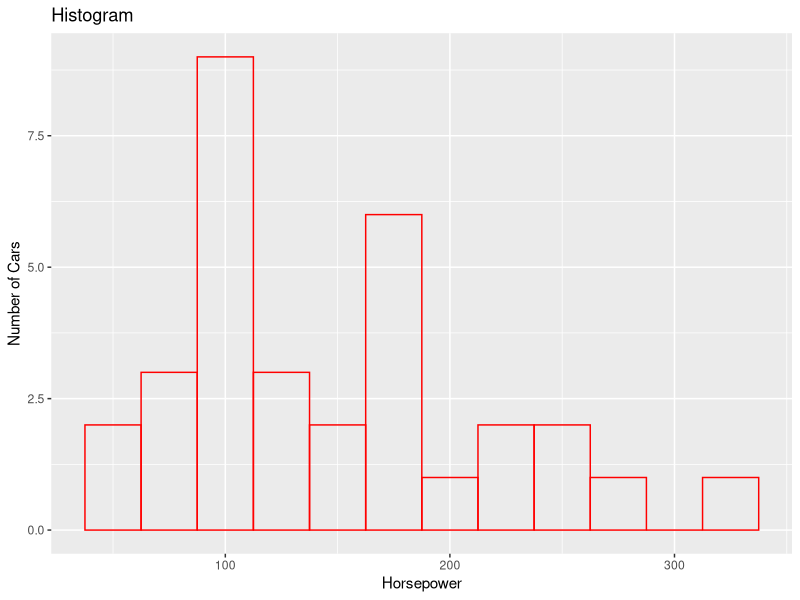

The R source for this figure:
library(ggplot2)
qplot(mtcars$hp,geom = "histogram", binwidth=25,fill = I("red"),colour = I("red"), xlab = "Horsepower", ylab = "Number of Cars", alpha = I(0), main = "Histogram")